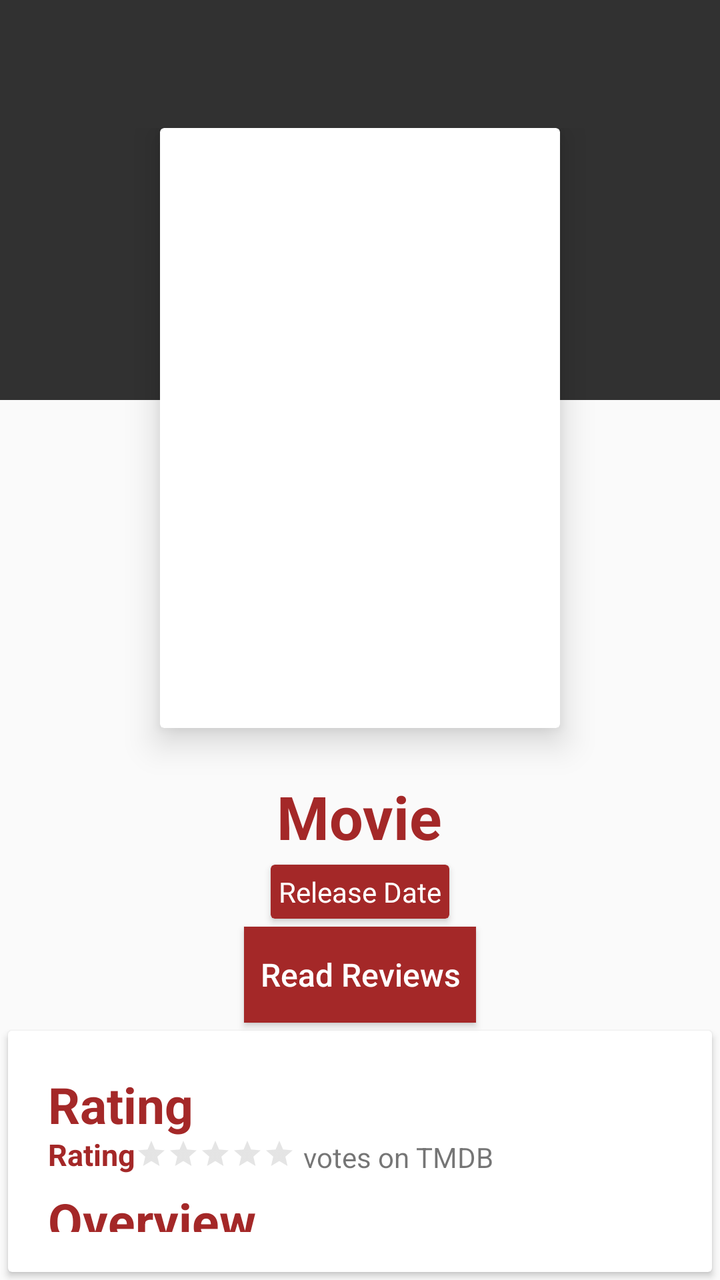
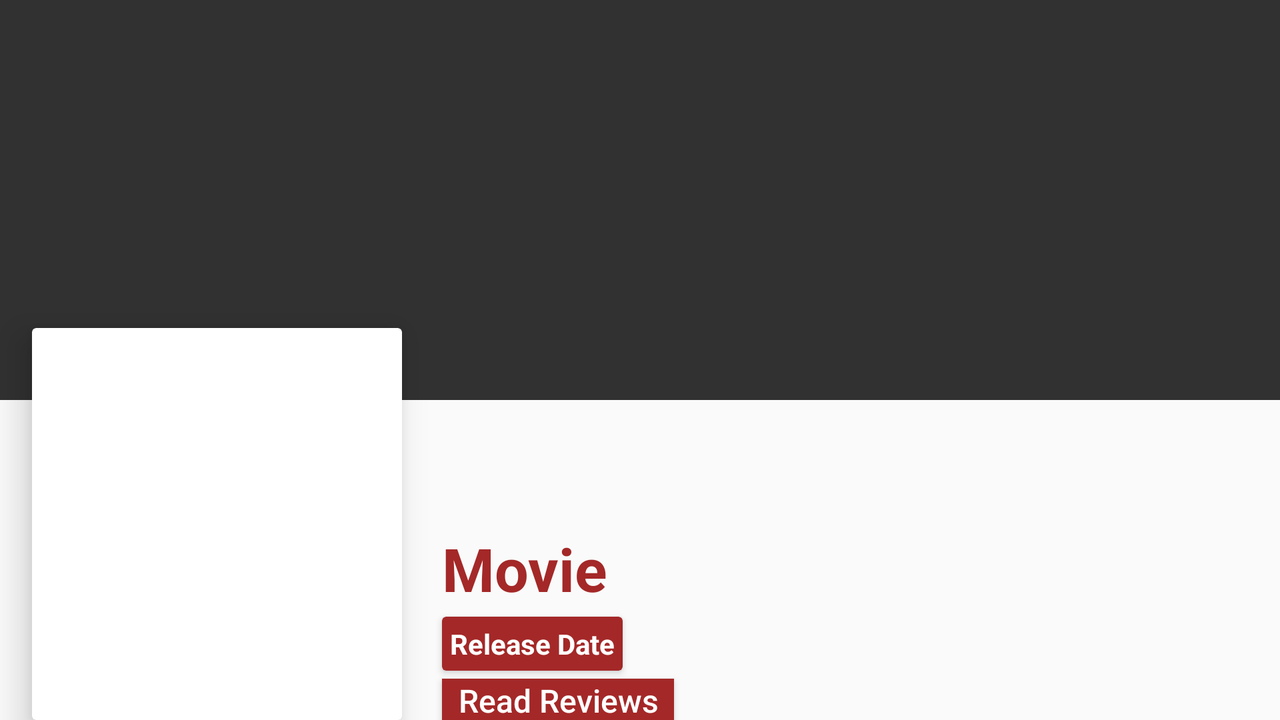

The same Android screen from two of the app's own layout files: first res/layout/ as a phone draws it, then the repository's variant for another configuration, drawn on a device whose configuration selects that folder. Both files follow.
<!-- AndroidManifest.xml: application theme AppTheme.NoActionBar -->
<!-- res/layout/movie_detail_top_favorites.xml -->
<?xml version="1.0" encoding="utf-8"?>
<RelativeLayout xmlns:android="http://schemas.android.com/apk/res/android"
    xmlns:app="http://schemas.android.com/apk/res-auto"
    android:layout_width="match_parent"
    android:layout_height="match_parent"
    android:orientation="vertical">

    <ImageView
        android:id="@+id/ivBackdrop"
        android:layout_width="match_parent"
        android:layout_height="@dimen/backdropHeight" />

    <RelativeLayout
        android:layout_width="match_parent"
        android:layout_height="@dimen/backdropHeight"
        android:alpha="0.8"
        android:background="@color/colorBlack" />

    <RelativeLayout
        android:layout_width="wrap_content"
        android:layout_height="wrap_content"
        android:layout_centerHorizontal="true"
        android:layout_marginTop="@dimen/dimen_64">

        <android.support.v7.widget.CardView
            android:id="@+id/cvMovies"
            android:layout_width="wrap_content"
            android:layout_height="wrap_content"
            android:layout_centerHorizontal="true"
            app:cardElevation="@dimen/cardElevation">

            <ImageView
                android:id="@+id/ivPoster"
                android:layout_width="@dimen/posterLargeWidth"
                android:layout_height="@dimen/posterLargeHeight" />
        </android.support.v7.widget.CardView>


        <TextView
            android:id="@+id/tvTitle"
            android:layout_width="wrap_content"
            android:layout_height="wrap_content"
            android:layout_below="@id/cvMovies"
            android:layout_centerHorizontal="true"
            android:layout_marginLeft="@dimen/dimen_24"
            android:layout_marginTop="@dimen/dimen_24"
            android:text="@string/movie_string"
            android:textAlignment="center"
            android:textColor="@color/colorPrimary"
            android:textSize="@dimen/textSizeTitle"
            android:textStyle="bold" />

        <android.support.v7.widget.CardView
            android:id="@+id/cvReleaseDate"
            android:layout_width="wrap_content"
            android:layout_height="wrap_content"
            android:layout_below="@id/tvTitle"
            android:layout_centerHorizontal="true"
            android:layout_marginLeft="@dimen/dimen_24"
            android:layout_marginTop="@dimen/dimen_4"
            app:cardBackgroundColor="@color/colorPrimary">

            <TextView
                android:id="@+id/tvReleaseDate"
                android:layout_width="wrap_content"
                android:layout_height="wrap_content"
                android:layout_margin="@dimen/dimen_4"
                android:text="@string/release_date_string"
                android:textAlignment="center"
                android:textColor="@color/colorWhite"
                android:textSize="@dimen/textSizeReleaseDate" />
        </android.support.v7.widget.CardView>

        <Button
            android:id="@+id/btnReviews"
            android:layout_width="wrap_content"
            android:layout_height="wrap_content"
            android:layout_below="@id/cvReleaseDate"
            android:layout_centerHorizontal="true"
            android:layout_marginTop="@dimen/dimen_4"
            android:background="@color/colorPrimary"
            android:onClick="watchTrailersIntent"
            android:paddingLeft="@dimen/dimen_8"
            android:paddingRight="@dimen/dimen_8"
            android:text="@string/read_reviews"
            android:textAllCaps="false"
            android:textColor="@color/colorWhite"
            android:textSize="@dimen/textSizeTrailersButton" />

        <FrameLayout
            android:layout_width="wrap_content"
            android:layout_height="wrap_content"
            android:layout_below="@id/btnReviews">

            <include layout="@layout/movie_detail_bottom" />
        </FrameLayout>


    </RelativeLayout>

</RelativeLayout>
<!-- res/layout/movie_detail_bottom.xml (included above) -->
<?xml version="1.0" encoding="utf-8"?>
<RelativeLayout xmlns:android="http://schemas.android.com/apk/res/android"
    android:layout_width="match_parent"
    android:layout_height="match_parent"
    android:orientation="vertical">

    <android.support.v7.widget.CardView
        android:id="@+id/cardRatingOverview"
        android:layout_width="match_parent"
        android:layout_height="wrap_content"
        android:layout_margin="4dp"
        android:layout_marginTop="8dp">

        <LinearLayout
            android:layout_width="match_parent"
            android:layout_height="match_parent"
            android:layout_margin="20dp"
            android:orientation="vertical">

            <TextView
                android:layout_width="wrap_content"
                android:layout_height="wrap_content"
                android:text="@string/rating_string"
                android:textColor="@color/colorPrimary"
                android:textSize="@dimen/textSizeSubTitle"
                android:textStyle="bold" />

            <LinearLayout
                android:layout_width="wrap_content"
                android:layout_height="wrap_content"
                android:orientation="horizontal">

                <TextView
                    android:id="@+id/tvRating"
                    android:layout_width="wrap_content"
                    android:layout_height="wrap_content"
                    android:layout_gravity="center_vertical"
                    android:layout_marginBottom="4dp"
                    android:text="@string/rating_string"
                    android:textColor="@color/colorPrimary"
                    android:textSize="15sp"
                    android:textStyle="bold" />

                <RatingBar
                    android:id="@+id/rbMovie"
                    style="?android:attr/ratingBarStyleSmall"
                    android:layout_width="wrap_content"
                    android:layout_height="wrap_content"
                    android:isIndicator="true"
                    android:numStars="5"
                    android:stepSize="0.1"
                    android:theme="@style/RatingBar" />

                <TextView
                    android:id="@+id/tvVotes"
                    android:layout_width="wrap_content"
                    android:layout_height="wrap_content"
                    android:layout_marginLeft="4dp"
                    android:text="@string/number_of_votes" />
            </LinearLayout>


            <TextView
                android:layout_width="wrap_content"
                android:layout_height="wrap_content"
                android:text="@string/overview_string"
                android:textColor="@color/colorPrimary"
                android:textSize="@dimen/textSizeSubTitle"
                android:textStyle="bold" />

            <TextView
                android:id="@+id/tvOverview"
                android:layout_width="wrap_content"
                android:layout_height="wrap_content" />
        </LinearLayout>


    </android.support.v7.widget.CardView>

    <android.support.v7.widget.RecyclerView
        android:id="@+id/rvReviews"
        android:layout_below="@id/cardRatingOverview"
        android:layout_width="match_parent"
        android:layout_height="match_parent"
        android:layout_margin="@dimen/dimen_4"
        android:layout_marginTop="@dimen/dimen_8" />


</RelativeLayout>
<!-- resources referenced by this layout -->
<resources>
  <color name="colorBlack">#000</color>
  <color name="colorPrimary">#a42828</color>
  <color name="colorWhite">#fff</color>
  <dimen name="backdropHeight">200dp</dimen>
  <dimen name="cardElevation">10dp</dimen>
  <dimen name="dimen_24">24dp</dimen>
  <dimen name="dimen_4">4dp</dimen>
  <dimen name="dimen_64">64dp</dimen>
  <dimen name="dimen_8">8dp</dimen>
  <dimen name="posterLargeHeight">300dp</dimen>
  <dimen name="posterLargeWidth">200dp</dimen>
  <dimen name="textSizeReleaseDate">14sp</dimen>
  <dimen name="textSizeSubTitle">25sp</dimen>
  <dimen name="textSizeTitle">30sp</dimen>
  <dimen name="textSizeTrailersButton">16sp</dimen>
  <string name="movie_string">Movie</string>
  <string name="number_of_votes">votes on TMDB</string>
  <string name="overview_string">Overview</string>
  <string name="rating_string">Rating</string>
  <string name="read_reviews">Read Reviews</string>
  <string name="release_date_string">Release Date</string>
  <style name="RatingBar" parent="Theme.AppCompat">
          <item name="colorControlNormal">@color/colorGray</item>
          <item name="colorControlActivated">#f1eb3d</item>
      </style>
  <style name="AppTheme.NoActionBar">
          <item name="windowActionBar">false</item>
          <item name="windowNoTitle">true</item>
      </style>
  <color name="colorGray">#a7a7a7</color>
</resources>
<!-- res/layout-land/movie_detail_top_favorites.xml (the repository's variant of the layout above) -->
<!-- drawn on the phone turned sideways -->
<?xml version="1.0" encoding="utf-8"?>
<RelativeLayout xmlns:android="http://schemas.android.com/apk/res/android"
    xmlns:app="http://schemas.android.com/apk/res-auto"
    android:layout_width="match_parent"
    android:layout_height="match_parent"
    android:orientation="vertical">

    <ImageView
        android:id="@+id/ivBackdrop"
        android:layout_width="match_parent"
        android:layout_height="@dimen/backdropHeight" />

    <RelativeLayout
        android:layout_width="match_parent"
        android:layout_height="@dimen/backdropHeight"
        android:layout_alignParentLeft="true"
        android:layout_alignParentStart="true"
        android:layout_alignParentTop="true"
        android:alpha="0.8"
        android:background="@color/colorBlack" />

    <RelativeLayout
        android:layout_width="wrap_content"
        android:layout_height="wrap_content"
        android:layout_centerHorizontal="true"
        android:layout_marginTop="@dimen/dimen_64">

        <android.support.v7.widget.CardView
            android:id="@+id/cvMovies"
            android:layout_width="wrap_content"
            android:layout_height="wrap_content"
            android:layout_marginLeft="@dimen/dimen_16"
            android:layout_marginTop="@dimen/dimen_100"
            app:cardElevation="@dimen/cardElevation">

            <ImageView
                android:id="@+id/ivPoster"
                android:layout_width="@dimen/posterMediumWidth"
                android:layout_height="@dimen/posterMediumHeight" />
        </android.support.v7.widget.CardView>


        <TextView
            android:id="@+id/tvTitle"
            android:layout_width="wrap_content"
            android:layout_height="wrap_content"
            android:layout_marginLeft="@dimen/dimen_20"
            android:layout_marginTop="@dimen/dimen_200"
            android:layout_toRightOf="@id/cvMovies"
            android:text="@string/movie_string"
            android:textColor="@color/colorPrimary"
            android:textSize="@dimen/textSizeTitle"
            android:textStyle="bold" />

        <android.support.v7.widget.CardView
            android:id="@+id/cvReleaseDate"
            android:layout_width="wrap_content"
            android:layout_height="wrap_content"
            android:layout_below="@id/tvTitle"
            android:layout_marginLeft="@dimen/dimen_20"
            android:layout_marginTop="@dimen/dimen_4"
            android:layout_toRightOf="@id/cvMovies"
            app:cardBackgroundColor="@color/colorPrimary">

            <TextView
                android:id="@+id/tvReleaseDate"
                android:layout_width="wrap_content"
                android:layout_height="wrap_content"
                android:layout_margin="@dimen/dimen_4"
                android:text="@string/release_date_string"
                android:textAlignment="center"
                android:textColor="@color/colorWhite"
                android:textSize="14sp"
                android:textStyle="bold" />
        </android.support.v7.widget.CardView>

        <Button
            android:id="@+id/btnReviews"
            android:layout_width="wrap_content"
            android:layout_height="wrap_content"
            android:layout_below="@id/cvReleaseDate"
            android:layout_marginLeft="@dimen/dimen_20"
            android:layout_marginTop="@dimen/dimen_4"
            android:layout_toRightOf="@id/cvMovies"
            android:background="@color/colorPrimary"
            android:onClick="watchTrailersIntent"
            android:paddingLeft="@dimen/dimen_8"
            android:paddingRight="@dimen/dimen_8"
            android:text="@string/read_reviews"
            android:textAllCaps="false"
            android:textColor="@color/colorWhite"
            android:textSize="@dimen/textSizeTrailersButton" />

        <FrameLayout
            android:layout_width="wrap_content"
            android:layout_height="wrap_content"
            android:layout_below="@id/cvMovies">

            <include layout="@layout/movie_detail_bottom" />
        </FrameLayout>


    </RelativeLayout>

</RelativeLayout>
<!-- resources referenced by the variant -->
<!-- as the phone turned sideways resolves them -->
<resources>
  <color name="colorBlack">#000</color>
  <color name="colorPrimary">#a42828</color>
  <color name="colorWhite">#fff</color>
  <dimen name="backdropHeight">200dp</dimen>
  <dimen name="cardElevation">10dp</dimen>
  <dimen name="dimen_100">100dp</dimen>
  <dimen name="dimen_16">16dp</dimen>
  <dimen name="dimen_20">20dp</dimen>
  <dimen name="dimen_200">200dp</dimen>
  <dimen name="dimen_4">4dp</dimen>
  <dimen name="dimen_64">64dp</dimen>
  <dimen name="dimen_8">8dp</dimen>
  <dimen name="posterMediumHeight">280dp</dimen>
  <dimen name="posterMediumWidth">185dp</dimen>
  <dimen name="textSizeSubTitle">25sp</dimen>
  <dimen name="textSizeTitle">30sp</dimen>
  <dimen name="textSizeTrailersButton">16sp</dimen>
  <string name="movie_string">Movie</string>
  <string name="number_of_votes">votes on TMDB</string>
  <string name="overview_string">Overview</string>
  <string name="rating_string">Rating</string>
  <string name="read_reviews">Read Reviews</string>
  <string name="release_date_string">Release Date</string>
  <style name="RatingBar" parent="Theme.AppCompat">
          <item name="colorControlNormal">@color/colorGray</item>
          <item name="colorControlActivated">#f1eb3d</item>
      </style>
  <style name="AppTheme.NoActionBar">
          <item name="windowActionBar">false</item>
          <item name="windowNoTitle">true</item>
      </style>
  <color name="colorGray">#a7a7a7</color>
</resources>
